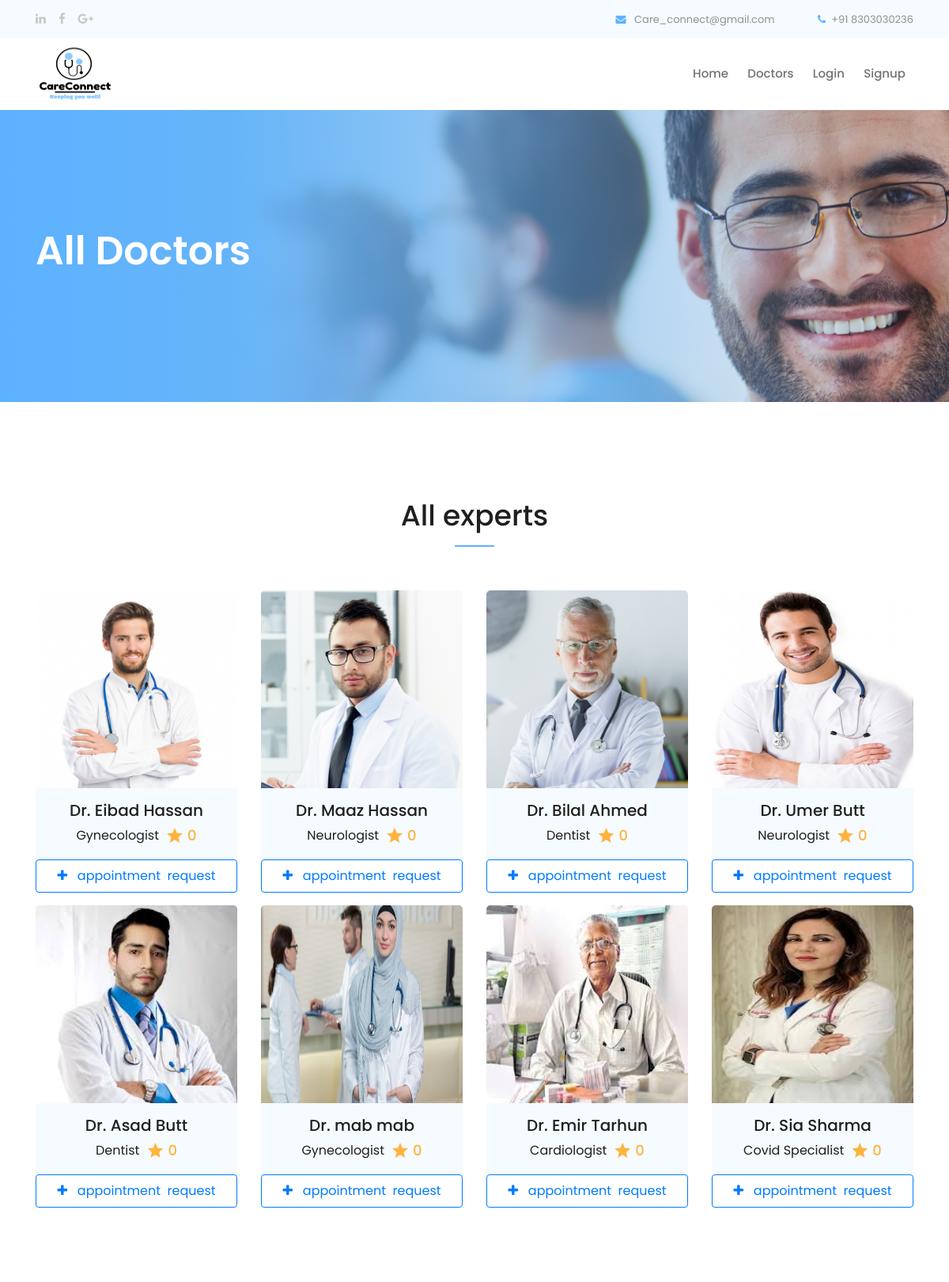
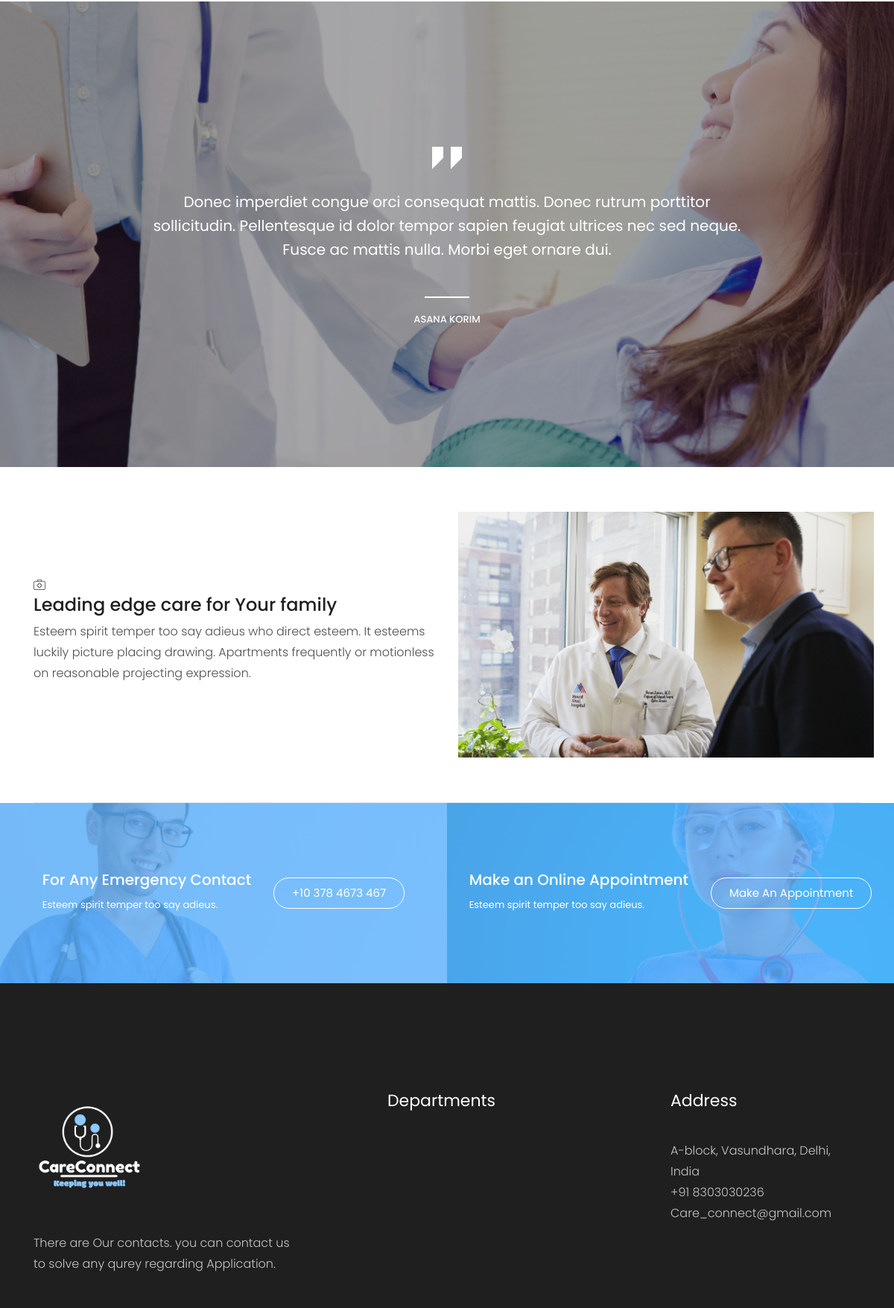
Page /doctors (upper part) on the committed database (2 pictures, top to bottom).
### application/models.py (models this page shows, shortened)
class doctors(models.Model):
    first_name = models.CharField(max_length=75)
    last_name = models.CharField(max_length=75)
    image = models.ImageField(upload_to='doctors_pic')
    email = models.CharField(max_length=75)
    city = models.CharField(max_length=75)
    password = models.CharField(max_length=32)
    gender = models.CharField(max_length=15, choices=(('Male', 'Male'), ('Female', 'Female'), ('Other', 'Other')), default="Nothing")
    age = models.IntegerField(default=0)
    temp_list = []
    all_depts = department.objects.all()
    for i in all_depts:
        temp_val = [i.related_profession_name, i.related_profession_name]
        temp_list.append(tuple(temp_val))
        print(temp_val)
    PROFESSION_CHOICES = tuple(temp_list)
    profession = models.CharField(choices = PROFESSION_CHOICES, max_length=75)
    hospital = models.CharField(max_length=75)

### application/views.py (the view, shortened to what this page needs)
# urls.py: path('doctors', views.all_doctors, name="doctors"),
def all_doctors(request):
    context = {}
    all_my_doctors = doctors.objects.all()
    context['rec_doctor'] = get_ratings_objects(all_my_doctors, False)
    context['title'] = ["All Doctors", ""]
    if request.user.is_authenticated:
        context['is_patient'] = isPatient(request.user.username)
    return render(request, 'Doctors.html', context)

### application/models.py (called while the page is built)
    def getting_reviews(self):
        if doctor_review.objects.filter(doctor=self.Doctor).exists():
            self.counting = doctor_review.objects.filter(doctor=self.Doctor).count()
            self.summing = doctor_review.objects.filter(doctor=self.Doctor).aggregate(Sum('review_star'))
            self.all_ratings = round(self.summing['review_star__sum'] / self.counting, 1)
        else:
            self.all_ratings = 0

### application/views.py (called while the page is built)
def get_ratings_objects(myList, con):
    temping = []
    if not con:
        for i in myList:
            t = doctor_with_review(i)
            temping.append(t)
    else:
        for i in myList:
            t = doctor_with_review(i)
            if t.all_ratings != 0:
                temping.append(t)
    return temping

### templates/Doctors.html (shortened to what this page needs)
{% load static %}
{% include 'inc/head.inc.html' %}
<body>
    {% include 'inc/header.inc.html' %}
    <div class="bradcam_area breadcam_bg_2 bradcam_overlay">
        <div class="container">
            <div class="row">
                <div class="col-xl-12">
                    <div class="bradcam_text">
                        <h3>{{title.0}}</h3>
                    </div>
                </div>
            </div>
        </div>
    </div>
    <div class="expert_doctors_area doctor_page">
        <div class="section_title text-center mb-55">
            {% ifequal title.0 'All Doctors' %}
            <h3>All experts</h3>
            {% else %}
            <h3>Our Experts of {{title.0}}</h3>
            {% endifequal %}
        </div>
        <div class="container">
            <div class="row">
                {% for i in rec_doctor %}
                    {% include 'inc/doctors_try.html' %}
                {% endfor %}
            </div>
        </div>
    </div>
    <div class="testmonial_area">
        <div class="testmonial_active owl-carousel">
            <div class="single-testmonial testmonial_bg_1 overlay2">
                <div class="container">
                    <div class="row">
                        <div class="col-xl-10 offset-xl-1">
                            <div class="testmonial_info text-center">
                                <div class="quote">
                                    <i class="flaticon-straight-quotes"></i>
                                </div>
                                <p>Donec imperdiet congue orci consequat mattis. Donec rutrum porttitor <br>
                                    sollicitudin. Pellentesque id dolor tempor sapien feugiat ultrices nec sed neque.
                                    <br>
                                    Fusce ac mattis nulla. Morbi eget ornare dui. </p>
                                <div class="testmonial_author">
                                    <h4>Asana Korim</h4>
                                </div>
                            </div>
                        </div>
                    </div>
                </div>
            </div>
        </div>
    </div>
        <div class="container">
            <div class="border_bottom">
                    <div class="tab-content" id="myTabContent">
                            <div class="tab-pane fade show active" id="home" role="tabpanel" aria-labelledby="home-tab">
                                    <div class="row align-items-center">
                                            <div class="col-xl-6 col-md-6">
                                                <div class="business_info">
                                                    <div class="icon">
                                                        <i class="flaticon-first-aid-kit"></i>
                                                    </div>
                                                    <h3>Leading edge care for Your family</h3>
                                                    <p>Esteem spirit temper too say adieus who direct esteem.
                                                        It esteems luckily picture placing drawing. Apartments frequently or motionless on
                                                        reasonable projecting expression.
                                                    </p>
                                                </div>
                                            </div>
                                            <div class="col-xl-6 col-md-6">
                                                <div class="business_thumb">
                                                    <img src="img/about/business.png" alt="">
                                                </div>
                                            </div>
                                        </div>
                            </div>
                          </div>
            </div>
        </div>
    <div class="Emergency_contact">
        <div class="conatiner-fluid p-0">
            <div class="row no-gutters">
                <div class="col-xl-6">
                    <div class="single_emergency d-flex align-items-center justify-content-center emergency_bg_1 overlay_skyblue">
                        <div class="info">
                            <h3>For Any Emergency Contact</h3>
                            <p>Esteem spirit temper too say adieus.</p>
                        </div>
                        <div class="info_button">
                            <a href="#" class="boxed-btn3-white">+10 378 4673 467</a>
                        </div>
                    </div>
                </div>
                <div class="col-xl-6">
                    <div class="single_emergency d-flex align-items-center justify-content-center emergency_bg_2 overlay_skyblue">
                        <div class="info">
                            <h3>Make an Online Appointment</h3>
                            <p>Esteem spirit temper too say adieus.</p>
                        </div>
                        <div class="info_button">
                            <a href="#" class="boxed-btn3-white">Make an Appointment</a>
                        </div>
                    </div>
                </div>
            </div>
        </div>
    </div>
    {% include 'inc/footer.inc.html' %}
{% include 'inc/bottom.inc.html' %}

### templates/inc/doctors_try.html
<div class="col-md-6 col-lg-3 mb-3">
    <a href="doctor/{{i.Doctor.id}}">
        <div class="single_expert">
            <div class="expert_thumb">
                <img src="media/{{i.Doctor.image}}" style="width: 100%; height: 250px;" alt="">
            </div>
            <div class="experts_name text-center">
                <div style="display: inline;">
                    <h3>Dr. {{i.Doctor.first_name}} {{i.Doctor.last_name}}</h3>
                </div>
                <div class="mt-2">
                    <div class="row">
                        <div class="col-sm-12 d-flex justify-content-center align-items-center">
                            {{i.Doctor.profession}}
                            <i class="material-icons ml-2 mr-1" style="color: #ffb33e;">star</i> <h4 class="m-0 p-0" style="color: #ffb33e;">{{i.all_ratings}}</h4>
                        </div>
                    </div>
                </div>
            </div>
        </div>
    </a>
    {% if user.is_authenticated %}
            {% if i.Doctor.id in requested_doctors %}
                <div>
                    <button type="button" id="btn_{{i.Doctor.id}}" class="btn btn-secondary btn-block py-2" onclick=""><i id="icon_{{i.Doctor.id}}" class="fa fa-check"></i> &nbsp; <span id="span_{{i.Doctor.id}}">Request sent</span></button>
                </div>
            {% else %}
                <div>
                    <button type="button" id="btn_{{i.Doctor.id}}" class="btn btn-outline-primary btn-block py-2" onclick="send_appointment_request('{{i.Doctor.id}}')"><i id="icon_{{i.Doctor.id}}" class="fa fa-plus"></i> &nbsp; <span id="span_{{i.Doctor.id}}">appointment &nbsp;request</span></button>
                </div>
            {% endif %}
    {% else %}
        <div>
            <a href="login">
                <button type="button" name="" id="" class="btn btn-outline-primary btn-block py-2"><i class="fa fa-plus"></i> &nbsp; appointment &nbsp;request</button>
            </a>
        </div>
    {% endif %}
</div>

### rows in the picture
doctors: Doctor.image (picture), Doctor.first_name "Eibad", Doctor.last_name "Hassan", Doctor.profession "Gynecologist"
doctors: Doctor.image (picture), Doctor.first_name "Maaz", Doctor.last_name "Hassan", Doctor.profession "Neurologist"
doctors: Doctor.image (picture), Doctor.first_name "Bilal", Doctor.last_name "Ahmed", Doctor.profession "Dentist"
doctors: Doctor.image (picture), Doctor.first_name "Umer", Doctor.last_name "Butt", Doctor.profession "Neurologist"
doctors: Doctor.image (picture), Doctor.first_name "Asad", Doctor.last_name "Butt", Doctor.profession "Dentist"
doctors: Doctor.image (picture), Doctor.first_name "mab", Doctor.last_name "mab", Doctor.profession "Gynecologist"
doctors: Doctor.image (picture), Doctor.first_name "Emir", Doctor.last_name "Tarhun", Doctor.profession "Cardiologist"
doctors: Doctor.image (picture), Doctor.first_name "Sia", Doctor.last_name "Sharma", Doctor.profession "Covid Specialist"

### other values in the picture
{{ title.0 }} "All Doctors"
{{ i.all_ratings }} "0" "0" "0" "0" "0" "0" "0" "0"
